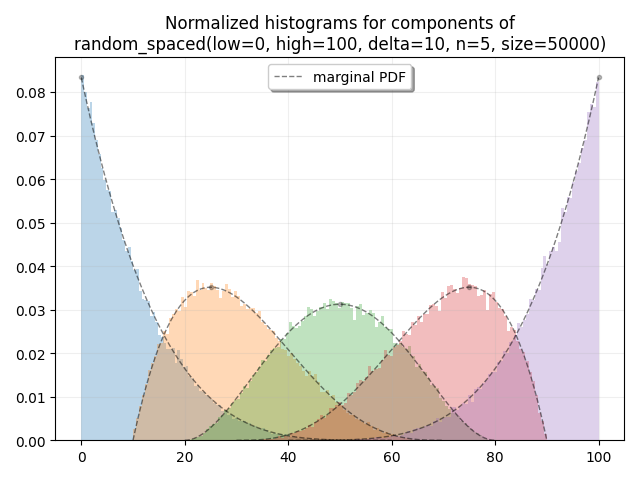

Recreate this plot in Python.
"""
Demonstration of numerand.random_spaced().
"""

# To plot the theoretical PDFs of the marginal distributions, this
# script requires scipy.

import numpy as np
from scipy.stats import beta
import matplotlib.pyplot as plt
from numerand import random_spaced

low = 0
high = 100
delta = 10
n = 5
size = 50000
s = random_spaced(low, high, delta, n=n, size=size)

fig, ax = plt.subplots()

for k in range(s.shape[1]):
    ax.hist(s[:, k], bins=100, density=True, alpha=0.3)
ax.set_title(f"Normalized histograms for components of\n"
             f"random_spaced(low={low}, high={high}, delta={delta}, "
             f"n={n}, size={size})")
ax.grid(alpha=0.2)

# Plot the PDFs of the marginal distributions of each component.
# These are beta distributions.
if (n-1)*delta < high - low:
    for k in range(n):
        left = low + k*delta
        right = high - (n - k - 1)*delta
        dist = beta(k + 1, n - k, loc=left, scale=right - left)
        xx = np.linspace(left, right, 400)
        yy = dist.pdf(xx)
        kwargs = {'label': 'marginal PDF'} if k == 0 else {}
        ax.plot(xx, yy, 'k--', linewidth=1, alpha=0.5, **kwargs)
        if n > 1:
            # Mark the mode with a dot.
            mode0 = k/(n-1)
            mode = (right-left)*mode0 + left
            ax.plot(mode, dist.pdf(mode), 'k.', alpha=0.25)

ax.legend(shadow=True, framealpha=1)
fig.tight_layout()
plt.show()
